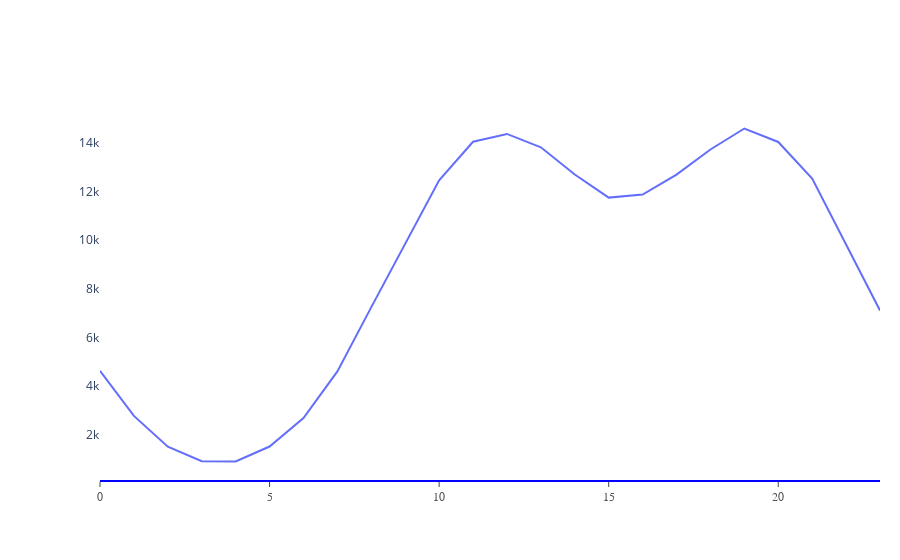

Notebook source saved alongside this figure:
### Code cell
fig = go.Figure()
# You can pull individual columns of data from the dataset and use markers or not
fig.add_trace(go.Scatter(x = hours, y = df.groupby(['Hour']).count().reset_index()['Quantity Ordered'], 
                        mode='lines', name='Sales per Hour'))

# Go crazy styling the figure
fig.update_layout(
    # Shows gray line without grid, styling fonts, linewidths and more
    xaxis=dict(
        showline=True,
        showgrid=False,
        showticklabels=True,
        linecolor='rgb(204, 204, 204)',
        linewidth=2,
        ticks='outside',
        tickfont=dict(
            family='Arial',
            size=12,
            color='rgb(82, 82, 82)',
        ),
    ),
    # Turn off everything on y axis
    yaxis=dict(
        showgrid=True,
        zeroline=True,
        showline=True,
        showticklabels=True,
        linecolor='rgb(204, 204, 204)',
    ),
    autosize=False,
    margin=dict(
        autoexpand=False,
        l=100,
        r=20,
        t=110,
    ),
    showlegend=False,
    plot_bgcolor='white'
)

### Figure 1 — Plotly figure (JSON) as saved in the notebook; plotly's stock layout.template omitted (floating-point values rounded to 4 significant figures)
{"data": [{"mode": "lines", "name": "Sales per Hour", "type": "scatter", "x": [0, 1, 2, 3, 4, 5, 6, 7, 8, 9, 10, 11, 12, 13, 14, 15, 16, 17, 18, 19, 20, 21, 22, 23], "y": [4623, 2766, 1498, 900, 888, 1505, 2677, 4598, 7244, 9888, 12470, 14056, 14378, 13828, 12706, 11755, 11883, 12703, 13737, 14601, 14047, 12538, 9856, 7109]}], "layout": {"autosize": true, "margin": {"autoexpand": false, "l": 100, "r": 20, "t": 110}, "plot_bgcolor": "white", "showlegend": false, "xaxis": {"linecolor": "blue", "linewidth": 2, "showgrid": true, "showline": true, "showticklabels": true, "tickfont": {"color": "rgb(82, 82, 82)", "family": "Arial", "size": 12}, "ticks": "outside"}}}
